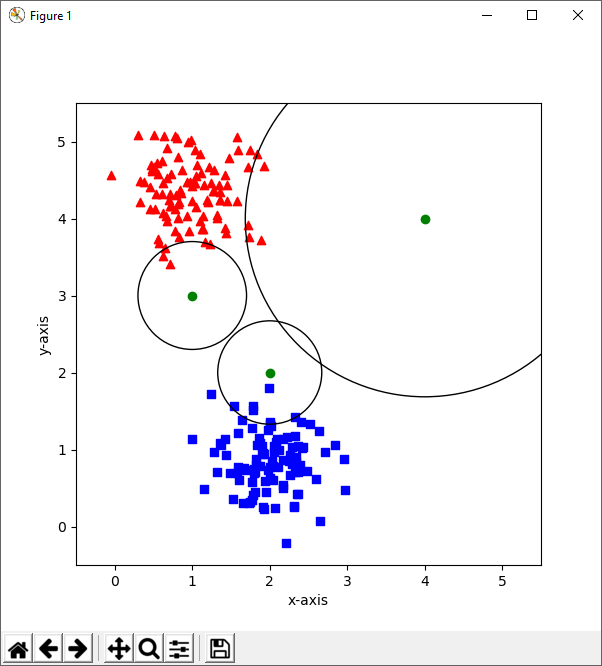

The Python source for this figure:
# implement k-nearest neighbours classification algorithm
# import libraries
import numpy as np
import pandas as pd
import matplotlib.pyplot as plt


# calculate distance between two points
def dist(a, b):
    diff = a - b
    diff = diff * diff
    d = np.sqrt(sum(diff))
    return d


# determining the class of testing point
def classify(train, target, a, k):
    distance = []
    # calculating distance from all the points in the training dataset
    for i, t in enumerate(train):
        d = dist(t, a)
        distance.append((i, d))
    # sorting the distances maintaining the order
    distance = sorted(distance, key=lambda x: x[1])
    # separating k nearest neighbors
    knn = distance[:k]
    # maximum distance in k-nearest neighbors
    max_dist = knn[-1][1]
    neighbors = []
    for i in knn:
        neighbors.append(target.iloc[i[0]])
    # determining class
    u, c = np.unique(neighbors, return_counts=True)
    unique, count = zip(*sorted(zip(u, c), key=lambda x:x[1], reverse=True))
    return unique[0], max_dist


# read data from the input file
df = pd.read_csv("classify.csv")
# separating the features and target
features = np.array(df[["a", "b"]])
target = df[["t"]]
# testing data
a = np.array([1, 3])
b = np.array([2, 2])
c = np.array([4, 4])
# determination of the classes of these testing data
pred_a, radius_a = classify(features, target, a, 3)
print(a, "is associated with class ", pred_a)
pred_b, radius_b = classify(features, target, b, 7)
print(b, "is associated with class ", pred_b)
pred_c, radius_c = classify(features, target, c, 5)
print(c, "is associated with class ", pred_c)
# colors and markers for the plot
colors = ["r", "b"]
markers = ["^", "s"]
# plotting the data points
fig = plt.figure(figsize=(6, 6))
for i, k in enumerate(features):
    v = int(target.iloc[i])
    plt.scatter(k[0], k[1], c=colors[v], marker=markers[v])
plt.scatter(a[0], a[1], c="g")
plt.scatter(b[0], b[1], c="g")
plt.scatter(c[0], c[1], c="g")
# plotting the circles around the testing data points
circle1 = plt.Circle((a[0], a[1]), radius_a, fill=False)
plt.gca().add_artist(circle1)
circle2 = plt.Circle((b[0], b[1]), radius_b, fill=False)
plt.gca().add_artist(circle2)
circle3 = plt.Circle((c[0], c[1]), radius_c, fill=False)
plt.gca().add_artist(circle3)
plt.xlim((-0.5, 5.5))
plt.ylim((-0.5, 5.5))
plt.xlabel("x-axis")
plt.ylabel("y-axis")
plt.show()
